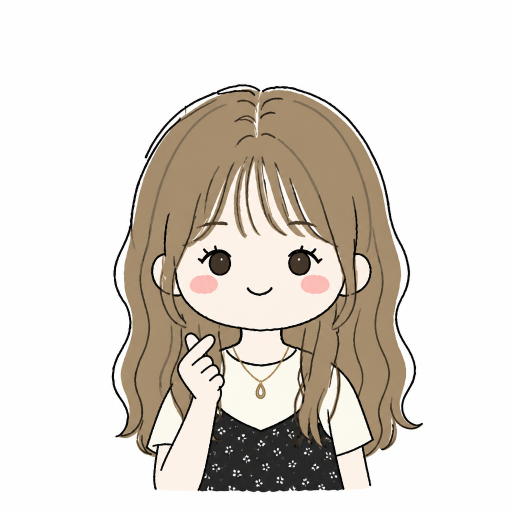
#> input picture scripts/ip-source/ip-avatar-heart.png, 1024 x 1024 px (shown at 1/2 size)
$ python cutout-ip.py
#> lines starting #> are read from the running program, lines starting #| are printed output that depends on the picture; after the words box and inside, x2 and y2 are one past the last pixel; in counts of white or black regions, pixels touching at a corner belong together
#> in render, rgb is the input picture: shape (1024, 1024, 3); mean R, G, B 221.6, 215.7, 208.4
#!/usr/bin/env python3
"""把萌粒风 IP 原图处理成站点直接能用的资产。

生图工具只能吐纯白底的 1024 见方 RGB 图，透明通道得在这里还原。

关键点是背景必须从画布四边往里 flood fill，不能按颜色全局抠白：角色身上的
奶白色上衣、裙子上的白色小花和眼白都跟背景同色，全局抠白会把她打成筛子。
只有跟画布边缘连通的白才是背景，被黑色描边围起来的白属于角色。

用法:
    python3 scripts/cutout-ip.py                    # 全量重跑
    python3 scripts/cutout-ip.py --only expr-happy  # 只跑一个
"""

from __future__ import annotations

import argparse
import sys
from dataclasses import dataclass, field
from pathlib import Path

try:
    import numpy as np
    from PIL import Image, ImageDraw, ImageOps
except ImportError as exc:  # pragma: no cover
    sys.exit(f"缺依赖: {exc}. 先装 pillow 和 numpy。")

REPO = Path(__file__).resolve().parent.parent
SOURCE_DIR = REPO / "scripts" / "ip-source"

# 低于这个亮度就不算背景白。生成图的白底是纯 255,留一点余量吃掉 PNG 压缩噪点
WHITE_THRESHOLD = 244
# 描边外侧那一圈半透明像素:直接留成不透明会在深色背景上镶一道白边
RIM_WIDTH = 2
# 生成器爱给角色描一圈白色贴纸边,外面还带一层很淡的灰投影。那层灰不够白,
# 会把 flood fill 挡在外面,于是白边留成了不透明,在黑色关机画面上露成一圈白毛。
# 所以贴着背景再往里啃几层浅色像素。必须限步数:钢笔描边本来就是断的,
# 不封口就会顺着缺口一路漏进角色内部。
KEYLINE_THRESHOLD = 222
KEYLINE_STEPS = 6


@dataclass(frozen=True)
class Asset:
    """一个源文件 -> 一个交付文件。"""

    source: str
    out: str
    size: int
    transparent: bool
    # 画布留白比例,避免角色顶到边框上
    margin: float = 0.04
    # 只取内容框上部这个比例(favicon 要的是脑袋,不是半身)
    head_fraction: float | None = None
    # 降到调色板 PNG。平涂线稿本来就没几个色,肉眼看不出来,体积能砍掉大半
    colors: int | None = None


ASSETS: list[Asset] = [
    # 登录页 / 开始菜单 / About 的用户块。三处都是白描边方框压在有色背景上,
    # 挖成透明反而会漏出蓝底,所以保持白底不动,跟真实 Win7 用户图块一致。
    Asset("ip-avatar-heart.png", "public/ip/avatar-heart.png", 112, transparent=False),
    Asset("ip-avatar-coffee.png", "public/ip/avatar-coffee.png", 112, transparent=False),
    Asset("ip-avatar-office.png", "public/ip/avatar-office.png", 112, transparent=False),
    # 关机画面是纯黑底,必须真透明
    Asset("ip-avatar-sleep.png", "public/ip/sleep.png", 240, transparent=True, colors=128),
    # 助手浮在壁纸上、扫雷脸嵌在按钮里,都要真透明
    Asset("ip-expr-happy.png", "public/ip/expr-happy.png", 96, transparent=True),
    Asset("ip-expr-ok.png", "public/ip/expr-ok.png", 96, transparent=True),
    Asset("ip-expr-puzzled.png", "public/ip/expr-puzzled.png", 96, transparent=True),
    Asset("ip-expr-celebrate.png", "public/ip/expr-celebrate.png", 96, transparent=True),
    Asset("ip-expr-shocked.png", "public/ip/expr-shocked.png", 96, transparent=True),
    # 浏览器标签页只有十几个像素,得裁到脑袋才认得出来。
    # 这张每次开页面都要下载,是全套里唯一算进首屏体积的,所以压得比别的狠
    Asset(
        "ip-avatar-heart.png",
        "src/app/icon.png",
        256,
        transparent=True,
        margin=0.06,
        head_fraction=0.62,
        colors=128,
    ),
]


def background_mask(rgb: np.ndarray) -> np.ndarray:
    """从四边往里 flood fill,返回「这个像素是背景」的布尔图。"""
    near_white = rgb.min(axis=2) >= WHITE_THRESHOLD
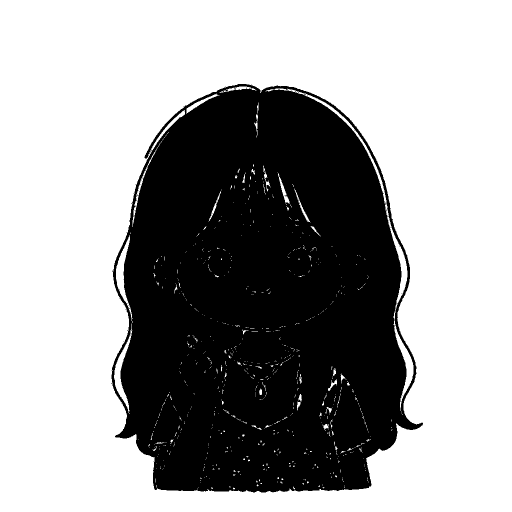
#> near_white: shape (1024, 1024) bool (shown at 1/2 size); 62.5% white; 50 black regions (49 under 20 px), largest, box (x1, y1, x2, y2) and area: (223, 168, 846, 985) 393219

    # padding 一圈白,这样一个种子点就能连通所有边缘背景,不用四条边各撒一遍
    mask = Image.fromarray(np.where(near_white, 255, 0).astype(np.uint8), "L")
    padded = ImageOps.expand(mask, border=1, fill=255)
#> padded: PIL image 1026x1026 L; 62.6% white; 50 black regions (49 under 20 px), largest, box (x1, y1, x2, y2) and area: (224, 169, 847, 986) 393219
    ImageDraw.floodfill(padded, (0, 0), 128, thresh=0)
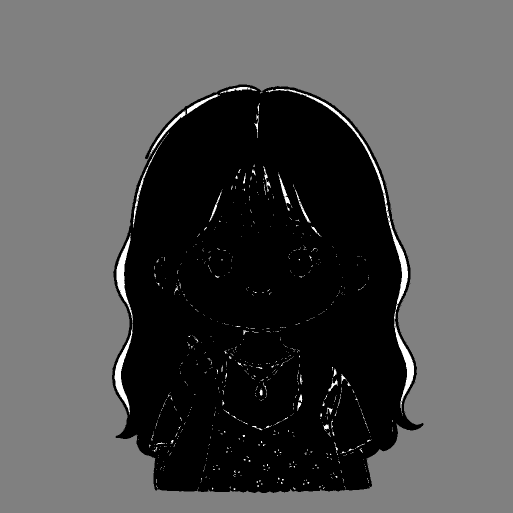
#> padded: PIL image 1026x1026 L (shown at 1/2 size); min 0, max 255, mean 81.9

    return np.asarray(padded)[1:-1, 1:-1] == 128
#> returned value: shape (1024, 1024) bool; 61.1% white; 14 black regions (13 under 20 px), largest, box (x1, y1, x2, y2) and area: (223, 168, 846, 985) 407805


def _dilate(mask: np.ndarray, width: int) -> np.ndarray:
    """四邻域膨胀 width 次。只用来圈出描边外侧那一圈,没必要上形态学库。"""
    out = mask.copy()
    for _ in range(width):
        grown = out.copy()
        grown[1:, :] |= out[:-1, :]
        grown[:-1, :] |= out[1:, :]
        grown[:, 1:] |= out[:, :-1]
        grown[:, :-1] |= out[:, 1:]
        out = grown
    return out


def trim_keyline(rgb: np.ndarray, bg: np.ndarray) -> np.ndarray:
    """把紧贴背景的那几层浅色像素也算成背景,削掉白色贴纸边。"""
    light = rgb.min(axis=2) >= KEYLINE_THRESHOLD
#> light: shape (1024, 1024) bool; 73.2% white; 12 black regions (6 under 20 px), largest, box (x1, y1, x2, y2) and area: (223, 168, 846, 985) 272513, (575, 490, 646, 552) 2411, (395, 490, 463, 552) 2379, (601, 549, 660, 588) 1820, (379, 549, 436, 589) 1758, (493, 574, 546, 593) 331
    out = bg.copy()
    for _ in range(KEYLINE_STEPS):
        fringe = _dilate(out, 1) & ~out & light
        if not fringe.any():
            break
        out |= fringe
#> this loop made 6 passes
#> pass 1, in trim_keyline, `out |= fringe`:
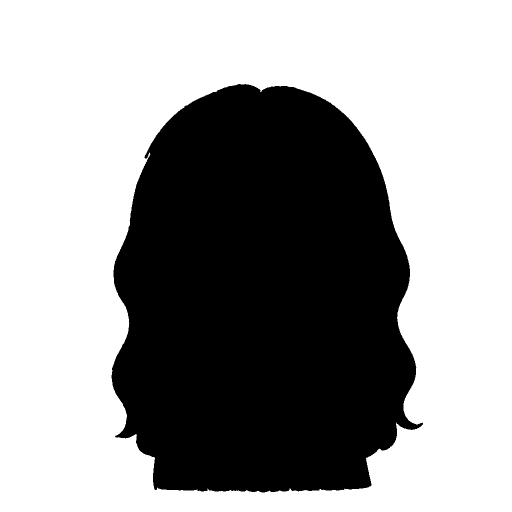
#> out: shape (1024, 1024) bool (shown at 1/2 size); 61.2% white; 1 black region, box (x1, y1, x2, y2) and area: (223, 168, 846, 985) 407100
#> after the loop:
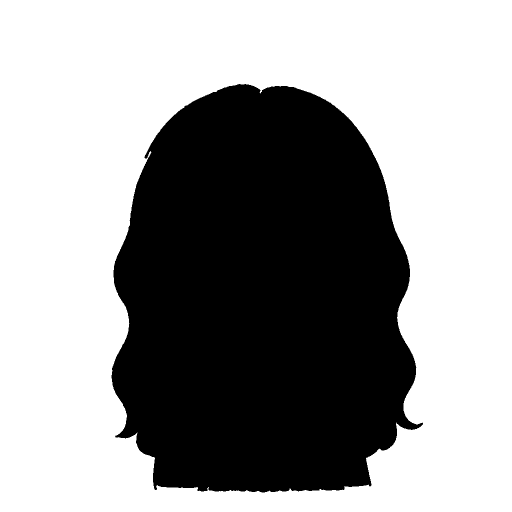
#> out: shape (1024, 1024) bool (shown at 1/2 size); 61.2% white; 1 black region, box (x1, y1, x2, y2) and area: (223, 168, 846, 985) 406404
    return out


def build_alpha(rgb: np.ndarray, bg: np.ndarray) -> np.ndarray:
    """背景全透,描边外圈按「有多白」给部分透明度,其余全不透明。

    不做这圈羽化的话,抗锯齿产生的浅色像素会留成实心,在黑色关机画面上
    沿着角色轮廓镶一道白边。
    """
    alpha = np.where(bg, 0.0, 1.0)

    rim = _dilate(bg, RIM_WIDTH) & ~bg
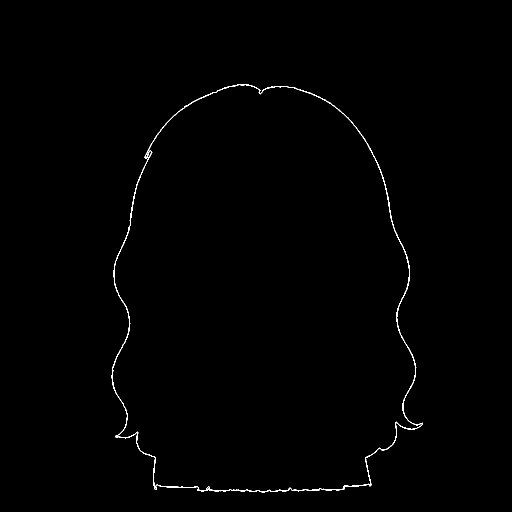
#> rim: shape (1024, 1024) bool (shown at 1/2 size); 0.48% white in thin lines or dots, all inside (x1, y1, x2, y2) = (223, 168, 846, 985)
    # 亮度 250 以上当全透,225 以下当全实,中间线性过渡
    luminance = rgb.mean(axis=2)
    soft = np.clip((250.0 - luminance) / 25.0, 0.0, 1.0)
    alpha = np.where(rim, soft, alpha)
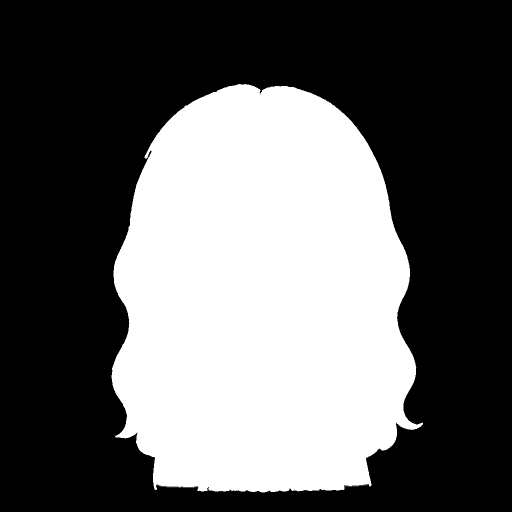
#> alpha: shape (1024, 1024) float64 (shown at 1/2 size); min 0, max 1, mean 0.387

    return (alpha * 255).round().astype(np.uint8)


def content_box(alpha: np.ndarray, head_fraction: float | None = None) -> tuple[int, int, int, int]:
    """角色的紧包围盒。原图留白很多,不裁的话缩到 40px 人就只剩几个像素了。"""
    rows = np.any(alpha > 8, axis=1)
    cols = np.any(alpha > 8, axis=0)
    if not rows.any() or not cols.any():
        raise ValueError("整张图都是背景,抠图阈值可能不对")
    top, bottom = (int(v) for v in np.where(rows)[0][[0, -1]])
#> top = 168; bottom = 984
    left, right = (int(v) for v in np.where(cols)[0][[0, -1]])
#> left = 223; right = 845
    bottom += 1
#> bottom = 985
    right += 1
#> right = 846

    if head_fraction is not None:
        # 只保留上半段,并且在这一段里重新求横向包围盒:整图的宽度是被披散的
        # 头发和抬起的手撑开的,拿它当中线会把脸挤到一边去
        bottom = top + int((bottom - top) * head_fraction)
        sub_cols = np.any(alpha[top:bottom] > 8, axis=0)
        left, right = (int(v) for v in np.where(sub_cols)[0][[0, -1]])
        right += 1

    return left, top, right, bottom


def square_box(
    box: tuple[int, int, int, int],
    margin: float,
) -> tuple[int, int, int, int]:
    """把内容框扩成带留白的正方形,居中对齐。"""
#> called with box = (223, 168, 846, 985), margin = 0.04
    left, top, right, bottom = box
#> left = 223; top = 168; right = 846; bottom = 985

    cx = (left + right) / 2
#> cx = 534.5
    cy = (top + bottom) / 2
#> cy = 576.5
    side = max(right - left, bottom - top) * (1 + margin * 2)
#> side = 882.4
    half = side / 2
#> half = 441.2

    return (round(cx - half), round(cy - half), round(cx + half), round(cy + half))


def render(asset: Asset, source_dir: Path) -> tuple[str, str]:
    src_path = source_dir / asset.source
    if not src_path.exists():
        raise FileNotFoundError(f"缺原图: {src_path}")

    rgb = np.asarray(Image.open(src_path).convert("RGB"))
    bg = trim_keyline(rgb, background_mask(rgb))
    alpha = build_alpha(rgb, bg)

    rgba = Image.fromarray(np.dstack([rgb, alpha]), "RGBA")
    box = square_box(content_box(alpha, asset.head_fraction), asset.margin)
#> box = (93, 135, 976, 1018)

    # crop 超出原图的部分会自动补全透明,正好当留白用
    cropped = rgba.crop(box).resize((asset.size, asset.size), Image.LANCZOS)
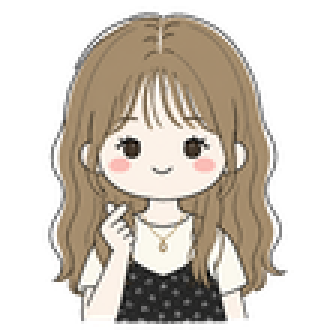
#> cropped: PIL image 112x112 RGBA (shown 3 times larger); mean R, G, B, A 91.8, 84.1, 74.2, 132.9; transparent parts drawn white

    if not asset.transparent:
        flattened = Image.new("RGB", cropped.size, (255, 255, 255))
#> flattened: PIL image 112x112 RGB; every value is 255
        flattened.paste(cropped, mask=cropped.split()[3])
        cropped = flattened

    if asset.colors:
        # FASTOCTREE 是这几个量化算法里唯一认 alpha 的,换成默认的会把透明区压成黑块
        cropped = cropped.quantize(colors=asset.colors, method=Image.Quantize.FASTOCTREE)

    out_path = REPO / asset.out
    out_path.parent.mkdir(parents=True, exist_ok=True)
    cropped.save(out_path, "PNG", optimize=True)

#> (the run stopped early here; a loop or call above may not have finished)

$ run again, with scripts/ip-source/ip-anchor-01.png copied over scripts/ip-source/ip-avatar-heart.png
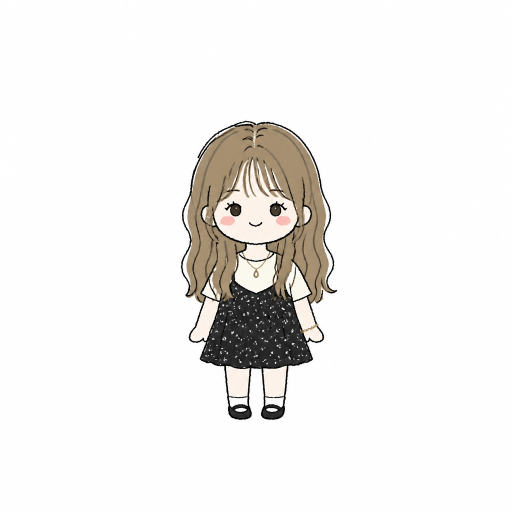
#> input picture scripts/ip-source/ip-anchor-01.png, 1024 x 1024 px (shown at 1/2 size)
#> in render, rgb is the input picture: shape (1024, 1024, 3); mean R, G, B 240.8, 239.3, 237.6
#> near_white: shape (1024, 1024) bool; 87.9% white; 33 black regions (32 under 20 px), largest, box (x1, y1, x2, y2) and area: (361, 241, 675, 840) 127342
#> light: shape (1024, 1024) bool; 90.6% white; 7 black regions (3 under 20 px), largest, box (x1, y1, x2, y2) and area: (362, 241, 675, 840) 96581, (539, 402, 582, 452) 1147, (440, 402, 483, 452) 1114, (497, 443, 525, 454) 125
#> rim: shape (1024, 1024) bool; 0.34% white in thin lines or dots, all inside (x1, y1, x2, y2) = (362, 241, 675, 840)
#> in build_alpha, `soft = np.clip((250.0 - luminance) / 25.0, 0.0, 1.0)`:
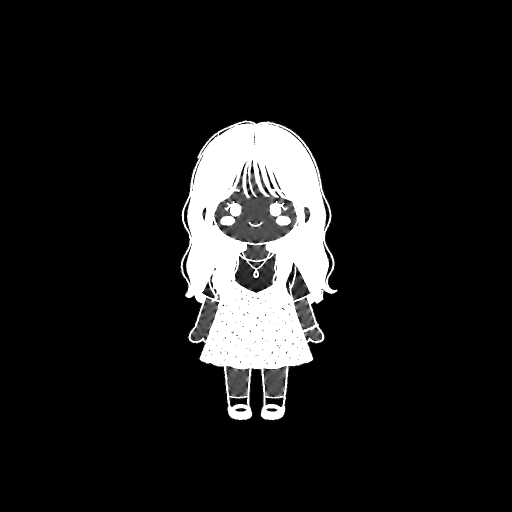
#> soft: shape (1024, 1024) float64 (shown at 1/2 size); min 0, max 1, mean 0.103
#> in content_box, `top, bottom = (int(v) for v in np.where(rows)[0][[0, -1]])`: top = 241; bottom = 839
#> in content_box, `left, right = (int(v) for v in np.where(cols)[0][[0, -1]])`: left = 362; right = 674
#> in content_box, `bottom += 1`: bottom = 840
#> in content_box, `right += 1`: right = 675
#> in square_box, `left, top, right, bottom = box`: left = 362; top = 241; right = 675; bottom = 840
#> cx = 518.5
#> cy = 540.5
#> side = 646.9
#> half = 323.5
#> box = (195, 217, 842, 864)
#> in render, `cropped = rgba.crop(box).resize((asset.size, asset.size), Image.LANCZOS)`:
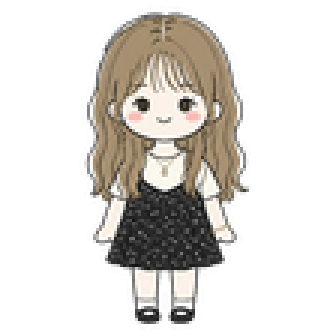
#> cropped: PIL image 112x112 RGBA (shown 3 times larger); mean R, G, B, A 49.7, 46.5, 41.8, 80.8; transparent parts drawn white
